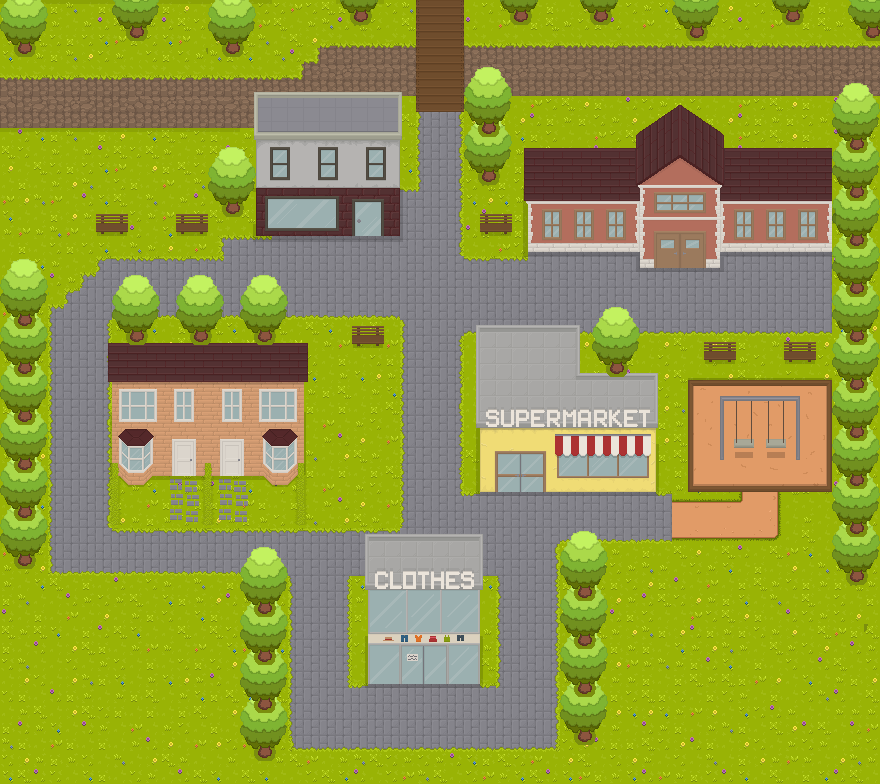

Below is a game level as drawn by its tile map, then a one-line description and the .tmx that defines it (tile-layer data replaced by summaries):
An orthogonal 55x49 tile map with 16x16 px tiles, 6 tile layers (ground, fgd, bgd_4, bgd_3, ...), 4 tilesets and 20 objects (Player, NC_1, NC_2, NC_4, NC_3).

<map version="1.10" tiledversion="1.11.0" orientation="orthogonal" renderorder="right-down" width="55" height="49" tilewidth="16" tileheight="16" infinite="0" nextlayerid="17" nextobjectid="31">
 <tileset firstgid="1" name="entities" tilewidth="48" tileheight="48" tilecount="5" columns="0">
  <grid orientation="orthogonal" width="1" height="1" />
  <tile id="2">
   <image source="../images/p_idle.png" width="48" height="48" />
  </tile>
  <tile id="4">
   <image source="../images/idle_00.png" width="32" height="32" />
  </tile>
  <tile id="5">
   <image source="../images/idle_01.png" width="32" height="32" />
  </tile>
  <tile id="6">
   <image source="../images/idle_02.png" width="32" height="32" />
  </tile>
  <tile id="7">
   <image source="../images/idle_05.png" width="32" height="32" />
  </tile>
 </tileset>
 <tileset firstgid="9" source="../main-map.tsx" />
 <tileset firstgid="2704" source="../map1.tsx" />
 <tileset firstgid="3216" source="map-obejcts-new.tsx" />
 <layer id="5" name="ground" width="55" height="49">
  <data>[2695 cells, 2649 non-empty, 1020 distinct tile ids]</data>
 </layer>
 <layer id="8" name="fgd" width="55" height="49">
  <data>[2695 cells, 620 non-empty, 310 distinct tile ids]</data>
 </layer>
 <layer id="11" name="bgd_4" width="55" height="49">
  <data>[2695 cells, 0 non-empty, 0 distinct tile ids]</data>
 </layer>
 <layer id="10" name="bgd_3" width="55" height="49">
  <data>[2695 cells, 0 non-empty, 0 distinct tile ids]</data>
 </layer>
 <layer id="9" name="bgd_2" width="55" height="49">
  <data>[2695 cells, 0 non-empty, 0 distinct tile ids]</data>
 </layer>
 <layer id="6" name="bgd_1" width="55" height="49">
  <data>[2695 cells, 786 non-empty, 549 distinct tile ids]</data>
 </layer>
 <objectgroup id="13" name="entities">
  <object id="9" type="Player" gid="3" x="341.667" y="501.667" width="48" height="48" />
  <object id="24" type="NC_1" gid="5" x="542" y="521.667" width="32" height="32" />
  <object id="28" type="NC_2" gid="6" x="700" y="296" width="32" height="32" />
  <object id="29" type="NC_4" gid="7" x="448" y="711" width="32" height="32" />
  <object id="30" type="NC_3" gid="8" x="255" y="512" width="32" height="32" />
 </objectgroup>
 <objectgroup color="#aa55ff" id="14" name="trigger">
  <object id="10" x="508.072" y="480.167" width="25.7154" height="8.54545">
   <properties>
    <property name="toGame" value="SM" />
    <property name="topicId" type="int" value="2" />
   </properties>
  </object>
  <object id="25" x="663.333" y="255" width="32.3333" height="10.6667">
   <properties>
    <property name="toGame" value="SC" />
    <property name="topicId" type="int" value="4" />
   </properties>
  </object>
  <object id="26" x="179" y="464" width="61" height="9.66667">
   <properties>
    <property name="toGame" value="FM" />
    <property name="topicId" type="int" value="3" />
   </properties>
  </object>
  <object id="27" x="405.667" y="671.333" width="37" height="11.3333">
   <properties>
    <property name="toGame" value="CL" />
    <property name="topicId" type="int" value="1" />
   </properties>
  </object>
 </objectgroup>
 <objectgroup color="#ffaa00" id="16" name="path" visible="0">
  <object id="11" x="410" y="201.334" width="46.6667" height="360.666">
   <properties>
    <property name="id" type="int" value="1" />
    <property name="path" value="vert" />
   </properties>
  </object>
  <object id="12" x="418.394" y="2" width="43.2727" height="192.545">
   <properties>
    <property name="id" type="int" value="2" />
    <property name="path" value="vert" />
   </properties>
  </object>
  <object id="13" x="498.773" y="522.333" width="56" height="153.667">
   <properties>
    <property name="id" type="int" value="3" />
    <property name="path" value="vert" />
   </properties>
  </object>
  <object id="14" x="292.667" y="584.167" width="56" height="138.333">
   <properties>
    <property name="id" type="int" value="4" />
    <property name="path" value="vert" />
   </properties>
  </object>
  <object id="15" x="52.5" y="307.5" width="56.5" height="264.5">
   <properties>
    <property name="id" type="int" value="4" />
    <property name="path" value="vert" />
   </properties>
  </object>
  <object id="17" x="115.666" y="262" width="108.667" height="55.3333">
   <properties>
    <property name="id" type="int" value="6" />
    <property name="path" value="hor" />
   </properties>
  </object>
  <object id="18" x="229.5" y="241" width="195.5" height="76.5">
   <properties>
    <property name="id" type="int" value="5" />
    <property name="path" value="hor" />
   </properties>
  </object>
  <object id="19" x="436" y="270.666" width="397.334" height="59.3333">
   <properties>
    <property name="id" type="int" value="1" />
    <property name="path" value="hor" />
   </properties>
  </object>
  <object id="20" x="428" y="495" width="239" height="42.5">
   <properties>
    <property name="id" type="int" value="2" />
    <property name="path" value="hor" />
   </properties>
  </object>
  <object id="21" x="112.5" y="544.834" width="428.333" height="26">
   <properties>
    <property name="id" type="int" value="3" />
    <property name="path" value="hor" />
   </properties>
  </object>
  <object id="22" x="358" y="687" width="198" height="60">
   <properties>
    <property name="id" type="int" value="4" />
    <property name="path" value="hor" />
   </properties>
  </object>
 </objectgroup>
</map>
